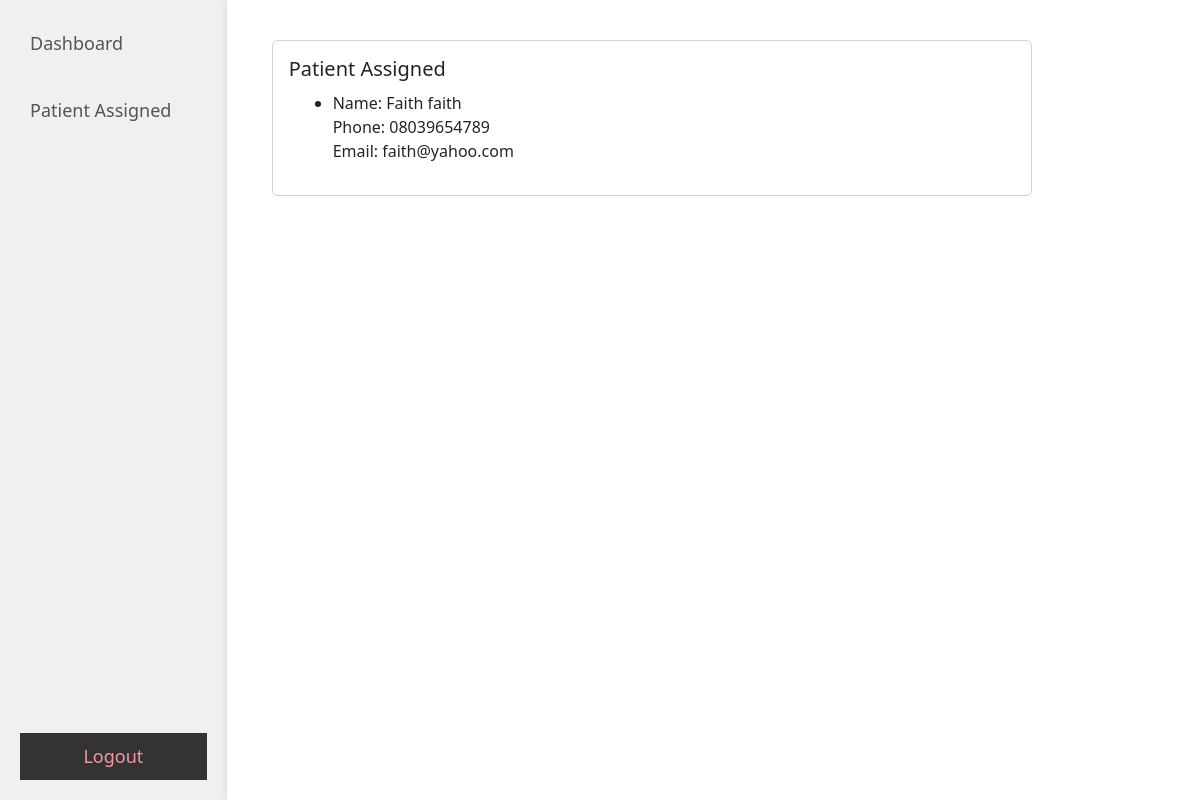
/patient_assign (signed in), run on the app's committed database.
### tables this page shows
CREATE TABLE users (
        id INTEGER PRIMARY KEY AUTOINCREMENT,
        firstname TEXT,
        lastname TEXT,
        username TEXT,
        email TEXT,
        password TEXT,
        phone TEXT,
        address TEXT,
        state TEXT
    , doctor_id INT);

### app.py (the view)
@app.route('/patient_assign')
def patient_assign():
    doctor_id = session.get('doctor_id')
    print(f"Doctor ID: {doctor_id}")
    conn = get_db_connection()
    cur = conn.cursor()
    cur.execute('SELECT * FROM users WHERE doctor_id = ?', (doctor_id,))
    patients = cur.fetchall()
    conn.close()
    return render_template('patient_assign.html', patients=patients)

### app.py (called while the page is built)
def get_db_connection():
    conn = sqlite3.connect('database.db')
    conn.row_factory = sqlite3.Row
    return conn

### templates/patient_assign.html (shortened to what this page needs)
<!DOCTYPE html>
<html>
  <head>
    <link
      rel="stylesheet"
      type="text/css"
      href="{{ url_for('static', filename='css/user_dashboard.css') }}"
    />
    <link
      rel="stylesheet"
      type="text/css"
      href="{{ url_for('static', filename='css/user_profile.css') }}"
    />
    <link
      href="https://cdn.jsdelivr.net/npm/bootstrap@5.2.3/dist/css/bootstrap.min.css"
      rel="stylesheet"
    />
  </head>
  <body>
    <div class="dashboard-container">
      <div class="dashboard-content">
        <div class="dashboard-links">
          <ul>
            <li><a href="{{ url_for('doctor_dashboard') }}">Dashboard</a></li>
            <li>
            <li><a href="{{ url_for('patient_assign') }}">Patient Assigned</a></li>
            </li>
          </ul>
          <button>
            <a href="{{ url_for('logout') }}" class="logout">Logout</a>
          </button>
        </div>
      </div>
      <div class="profile-container">
        <div class="profile-info">
          <div class="card">
            <div class="card-body">
              <h2 class="card-title">Patient Assigned</h2>
              <div class="container">
    <ul>
        {% for patient in patients %}
            <li>
                Name: {{ patient.firstname }} {{ patient.lastname }}<br>
                Phone: {{ patient.phone }}<br>
                Email: {{ patient.email }}<br>
            </li>
        {% endfor %}
            </div>
            </div>
          </div>
        </div>
      </div>
    </div>
  </body>
</html>

### static/css/user_dashboard.css (style rules this page uses)
html, body { margin: 0; padding: 0; }
.dashboard-container { display: flex; width: 100%; min-height: 100vh; }
.dashboard-content { flex: 1; order: 1; background-color: #f0f0f0; padding: 20px; box-shadow: 0 0 10px rgba(0, 0, 0, 0.1); max-height: 100vh; overflow-y: auto; scrollbar-width: none; }
.dashboard-links { display: flex; flex-direction: column; height: 100%; justify-content: space-between; }
.dashboard-links ul { list-style-type: none; padding: 0; }
.dashboard-links ul li { margin-bottom: 20px; }
.dashboard-links ul a { text-decoration: none; font-size: 18px; color: #555; display: block; padding: 10px 10px; width: max-content; border-radius: 5px; transition: 0.3s all ease-in-out; }
button { background-color: #333333; text-align: center; border: none; padding: 10px; cursor: pointer; margin-bottom: 80px; }
button a { text-decoration: none; font-size: 18px; color: rgb(247, 152, 152); }

### static/css/user_profile.css (style rules this page uses)
body { font-family: Arial, sans-serif; }
.profile-container { flex: 5; order: 2; text-align: justify; padding: 20px; background-color: #fff; box-shadow: 0 0 10px rgba(0, 0, 0, 0.1); max-height: 100vh; overflow-y: auto; }
.profile-info { padding: 20px; border-radius: 5px; margin-left: 5px; max-width: 800px; }
.profile-info h2 { font-size: 20px; margin-bottom: 10px; }

### data on the page
users: firstname "Faith", lastname "faith", phone "08039654789", email "faith@yahoo.com"
